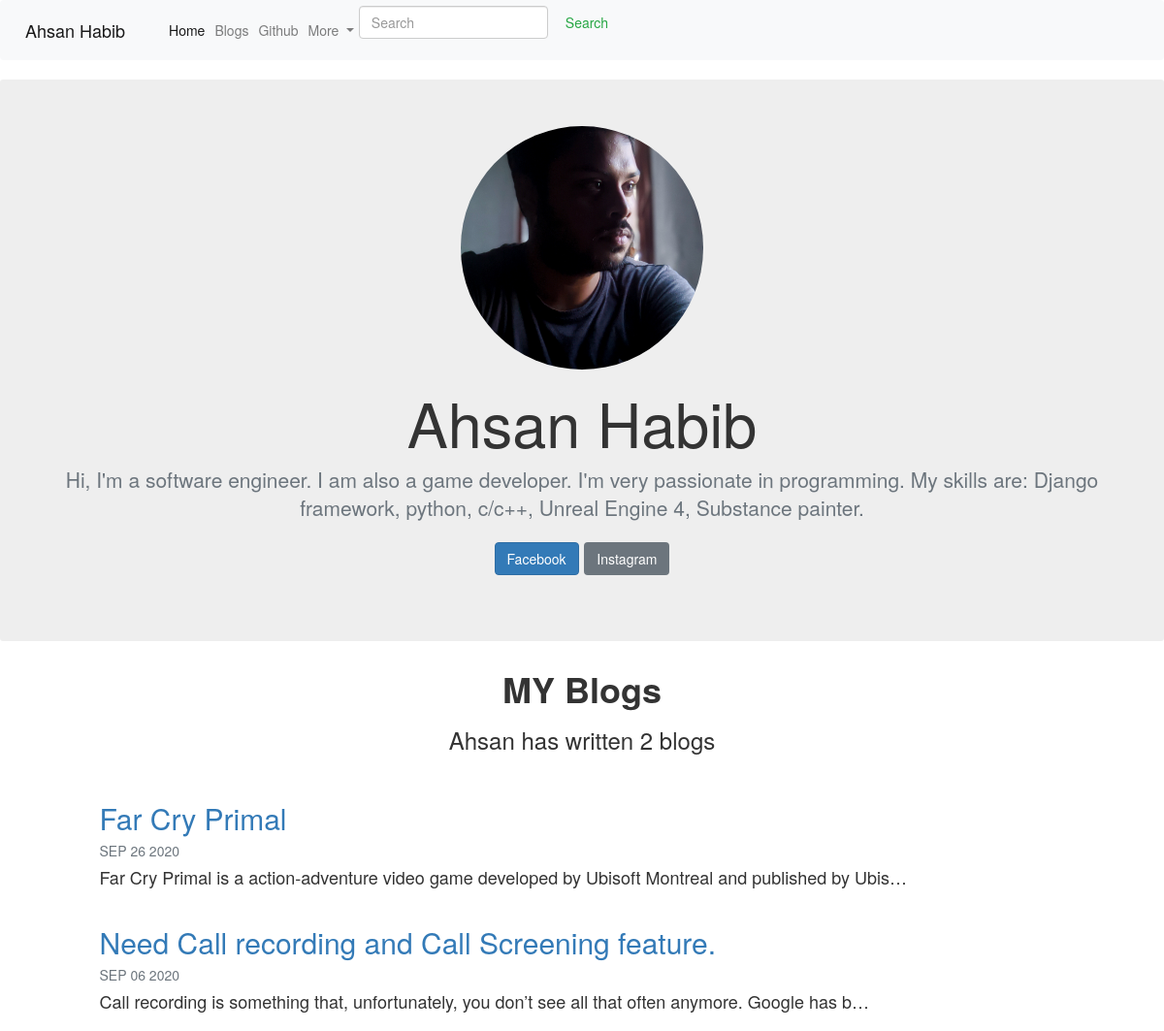
The page /blog/ on the database as committed earlier.
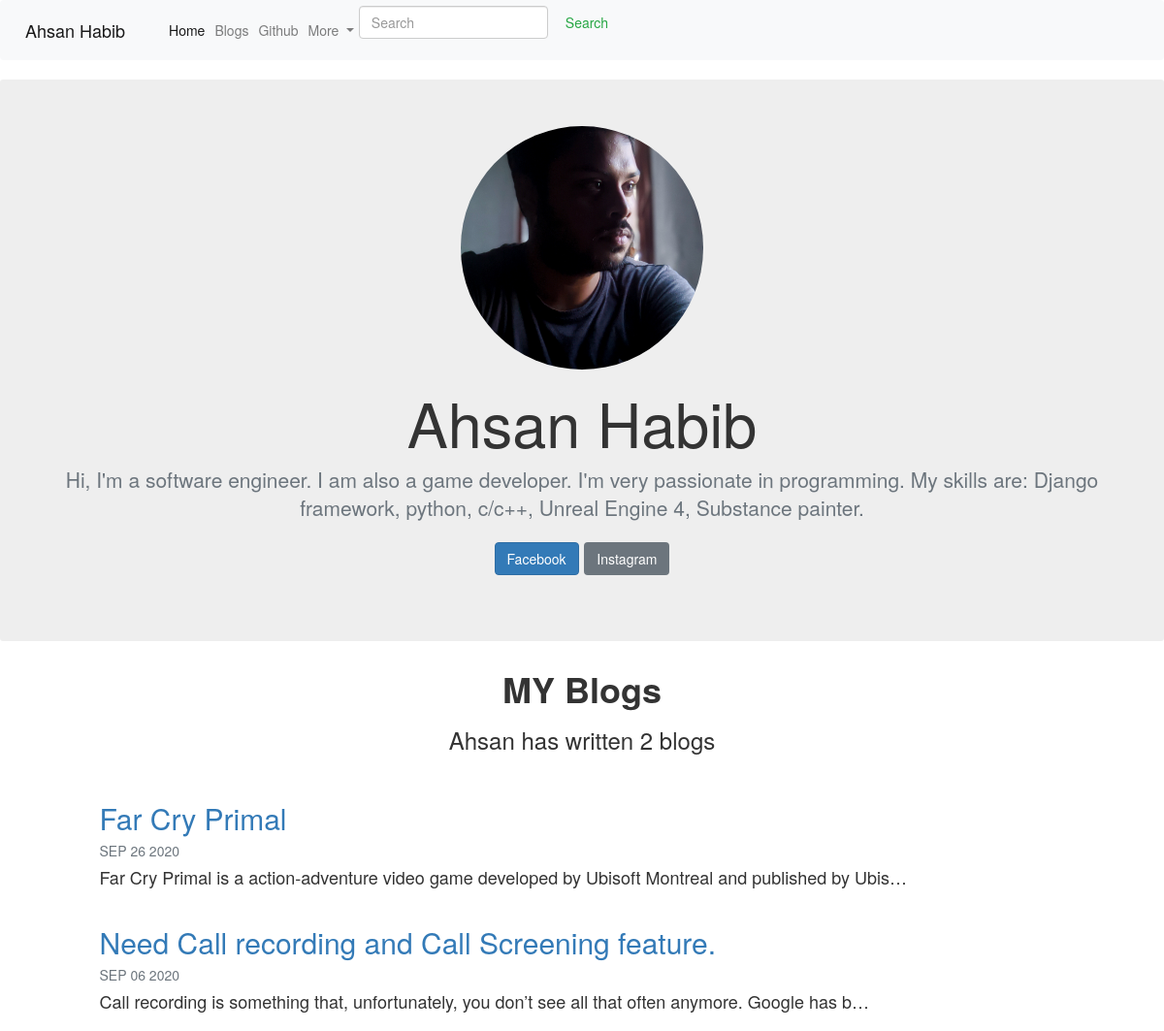
The same page on the database as committed later.
### blog/models.py (models this page shows, shortened)
class Blog(models.Model):
    title = models.CharField(max_length=200)
    description = models.TextField()
    date = models.DateField()

### blog/views.py (the view)
# urls.py: path('', views.all_blogs, name='all_blogs'),
def all_blogs(request):
    blog_count = Blog.objects.count
    blogs = Blog.objects.order_by('-date')
    return render(request, 'blog/all_blogs.html', {'blogs': blogs,'blog_count':blog_count})

### blog/templates/blog/all_blogs.html
{% extends "portfolio/base.html" %}
{% load static %}
{% block content %}
<h1 id="blogtitle" class="font-weight-bold text-center">MY Blogs</h1>
<h3 class="text-center mb-5">Ahsan has written {{ blogs.count }} blog{{ blogs.count|pluralize }}</h3>
{% for blog in blogs %}
<div class="row justify-content-center my-3">
  <div class="col-md-10">
    <a href="{% url 'blog:detail' blog.id %}">
      <h2>{{ blog.title|safe }}</h2>
    </a>
    <h5 class="text-muted">{{ blog.date|date:'M d Y'|upper }}</h5>
    <h4>{{ blog.description|safe|striptags|truncatechars:100 }}</h4>
  </div>
</div>
{% endfor %}
{% endblock %}

### portfolio/templates/portfolio/base.html (shortened to what this page needs)
{% extends 'portfolio/main.html' %}

### portfolio/templates/portfolio/main.html (shortened to what this page needs)
<!doctype html>
<html lang="en">
<head>
    <link rel="stylesheet" href="https://stackpath.bootstrapcdn.com/bootstrap/4.5.2/css/bootstrap.min.css">
  </head>
  <body>
<nav class="navbar navbar-expand-lg navbar-light bg-light">
  <a class="navbar-brand" >Ahsan Habib</a>
  <div class="collapse navbar-collapse" id="navbarSupportedContent">
    <ul class="navbar-nav mr-auto">
      <li class="nav-item active">
        <a class="nav-link" href="{% url 'home' %}">Home <span class="sr-only">(current)</span></a>
      </li>
      <li class="nav-item">
        <a class="nav-link" href="{% url 'blog:all_blogs' %}">Blogs</a>
      </li>
        <li class="nav-item">
        <a class="nav-link" href="https://github.com/Ahsanhabib1080">Github</a>
      </li>
        <li class="nav-item dropdown">
        <a class="nav-link dropdown-toggle" href="#" id="navbarDropdown" role="button" data-toggle="dropdown" aria-haspopup="true" aria-expanded="false">
          More
        </a>
      </li>
    </ul>
    <form class="form-inline my-2 my-lg-0">
      <input class="form-control mr-sm-2" type="search" placeholder="Search" aria-label="Search">
      <button class="btn btn-outline-success my-2 my-sm-0" type="submit">Search</button>
    </form>
  </div>
</nav>
     <link rel="stylesheet" href="https://maxcdn.bootstrapcdn.com/bootstrap/3.4.1/css/bootstrap.min.css">
  </body>
</html>
<main role="main">
  <section class="jumbotron text-center">
      {% load static %}
    <img src="{% static 'portfolio/ahsan.jpg' %}" class="img-circle" alt="Cinque Terre" width="250" height="240">
    <div class="container">
      <h1>Ahsan Habib</h1>
      <p class="lead text-muted">Hi, I'm a software engineer. I am also a game developer. I'm very passionate in programming. My skills are: Django framework, python, c/c++, Unreal Engine 4, Substance painter.</p>
      <p>
        <a href="https://www.facebook.com/ahsan.soft/" class="btn btn-primary my-2">Facebook</a>
        <a href="https://www.instagram.com/ahsan.soft/" class="btn btn-secondary my-2">Instagram</a>
      </p>
    </div>
  </section>
      {% block content %} {% endblock %}
</main>
</html>

### portfolio/templates/portfolio/main.html (style rules this page uses)
img { max-width: 100%; height: auto; }

Rows that differ between the two databases and show on the page:
changed Blog "Far Cry Primal": title "<h2>Far Cry Primal</h2>" → "Far Cry Primal" (drawn)
